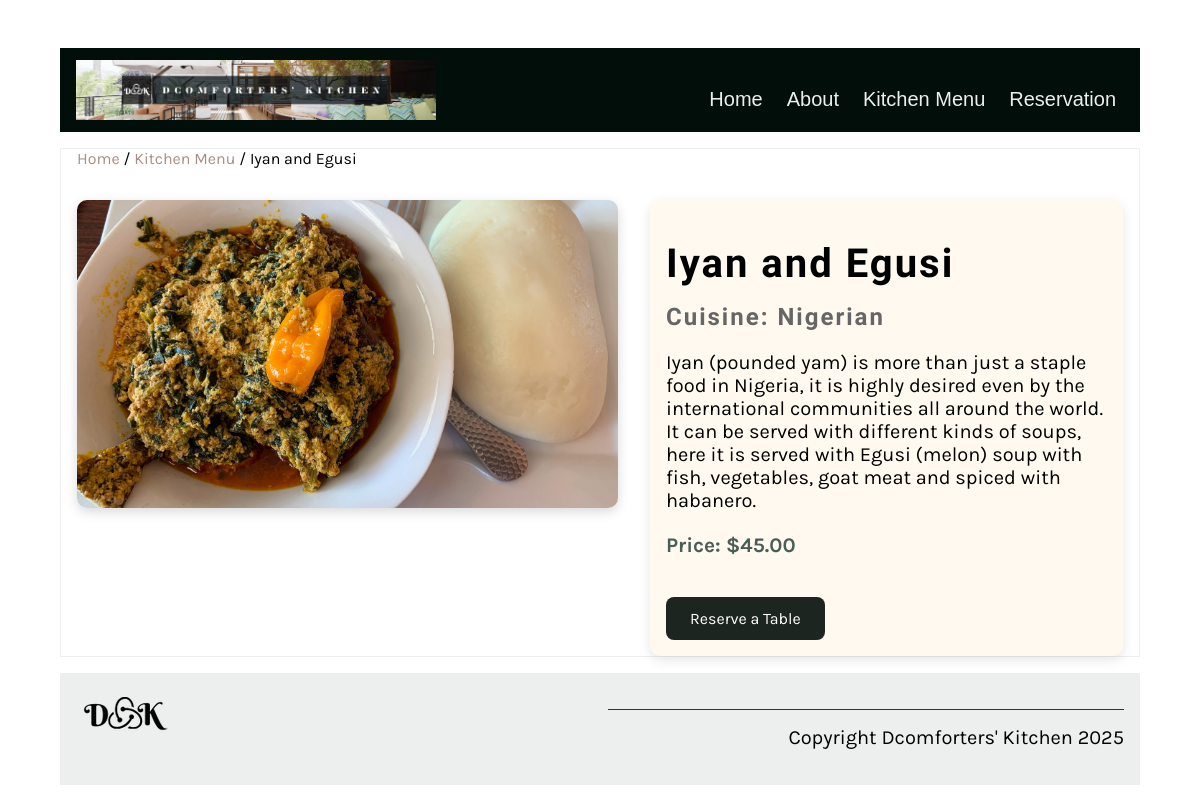
The page /kitchen/menu_details/10 on the database its author committed.
### newapp/models.py (models this page shows, shortened)
class Menu(models.Model):
    food_name = models.CharField(max_length=100)
    cuisine = models.CharField(max_length=100)
    item_description = models.TextField(max_length=1000, default='')
    price = models.DecimalField(max_digits=10, decimal_places=2, null=True, blank=True)
    prep_time = models.IntegerField(default=25)
    calories = models.IntegerField(default=1000)
    image = models.ImageField(upload_to='newapp/static/img/menu_items/', null=True, blank=True)

### newapp/views.py (the view)
# urls.py: path('menu_details/<int:pk>', views.menu_details, name='menu_details'),
def menu_details(request, pk=None):
    if pk:
        menu_item = Menu.objects.get(pk=pk)
    else:
        menu_item = ''
    return render(request, 'menu_details.html', {"menu_item" : menu_item})

### newapp/templates/menu_details.html
{% extends 'base.html' %}
{% load static %}
{% block content %}
<section>
  <article>
    <div class="breadcrumb">
      <a href="{% url 'home' %}">Home</a> /
      <a href="{% url 'kitchen' %}">Kitchen Menu</a> /
      {{ menu_item.food_name }}
    </div>
    <div class="menu-details-container">
      <div class="menu-image-large">
        {% if menu_item.image %}
          <img src="/static/img/menu_items/{{menu_item.food_name}}.jpg" alt="{{ menu_item.food_name}}" />
        {% else %}
          <img src="{% static 'img/default_dish.jpg' %}" alt="Default Image">
        {% endif %}
      </div>
      <div class="menu-info">
        <h1>{{ menu_item.food_name }}</h1>
        <h2>Cuisine: {{ menu_item.cuisine }}</h2>
        <p class="menu-description">{{ menu_item.item_description }}</p>
        <p class="menu-price-large">Price: ${{ menu_item.price }}</p>
        <a href="{% url 'reservation' %}" class="cta-button">Reserve a Table</a>
      </div>
    </div>
  </article>
</section>
{% endblock %}

### newapp/static/css/style.css (style rules this page uses)
body { font-family: 'Karla', sans-serif; margin-top: 3rem; margin-bottom: 3rem; margin-left: 5%; margin-right: 5%; }
h1, h2, h3, h4, h5, h6 { font-family: 'Markazi Text', serif; letter-spacing: 2px;; }
h1 { font-size: 4rem; margin-top: 1.5rem; margin-bottom: 0; }
h2 { font-size: 2.5rem; color: #333333; margin:1rem 0; }
p, ul { font-size: 1.25rem;; }
a { color: #a58f84; text-decoration: none; }
section { display: flex; gap: 2rem 1rem; margin-top: 1rem; margin-bottom: 1rem; flex-direction: row; }
article { flex:1; }
article img { max-width: 100%; }
main article { border: 1px solid #EDEFEE; padding-left: 1rem; padding-right: 1rem; }
.cta-button { display: inline-block; margin-top: 1rem; background: #1d2520; color: white; padding: 0.75rem 1.5rem; border-radius: 8px; text-decoration: none; transition: background 0.3s ease; }
.menu-details-container { display: flex; flex-wrap: wrap; gap: 2rem; align-items: flex-start; margin-top: 2rem; }
.menu-image-large { flex: 1 1 400px; }
.menu-image-large img { width: 100%; max-height: 400px; object-fit: cover; border-radius: 10px; box-shadow: 0 4px 12px rgba(0,0,0,0.15); }
.menu-info { flex: 1 1 300px; padding: 1rem; background-color: #fff9f0; border-radius: 10px; box-shadow: 0 4px 12px rgba(0,0,0,0.1); }
.menu-info h1 { font-size: 2.5rem; margin-bottom: 0.5rem; }
.menu-info h2 { font-size: 1.5rem; color: #666; margin-bottom: 1rem; }
.menu-description { font-size: 1.25rem; margin-bottom: 1rem; }
.menu-price-large { font-size: 1.3rem; font-weight: bold; color: #495E57; margin-bottom: 1.5rem; }
.breadcrumb { font-size: 1rem; margin-bottom: 1rem; }

### rows shown on the page
Menu: food_name "Iyan and Egusi", food_name (picture), cuisine "Nigerian", item_description "Iyan (pounded yam) is more than just a staple food in Nigeria, it is highly desired even by the international communities all around the world. It can be served with different kinds of soups, here it is served with Egusi (melon) soup with fish, vegetables, goat meat and spiced with habanero.", price "45.00"
